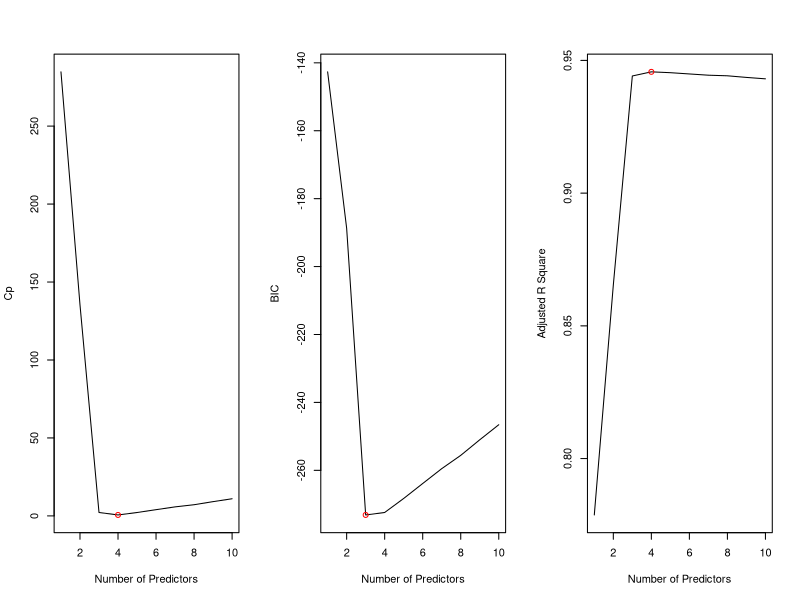
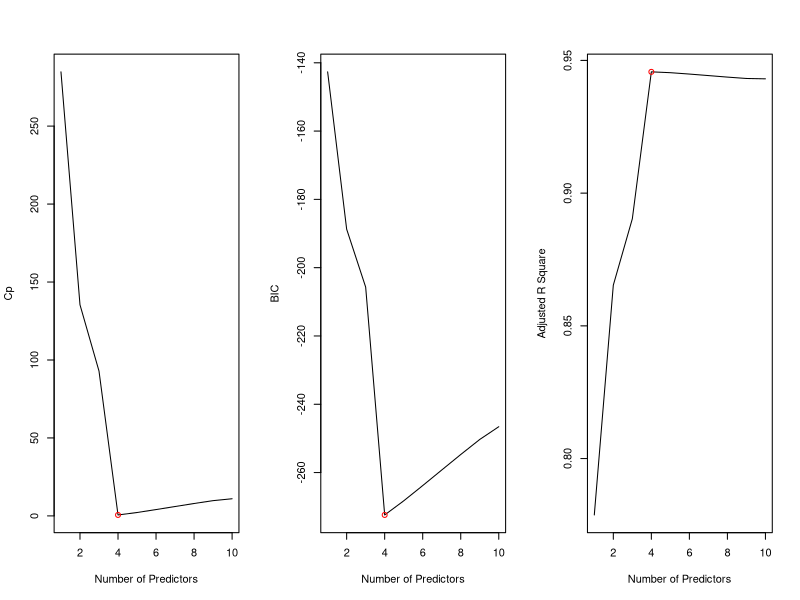
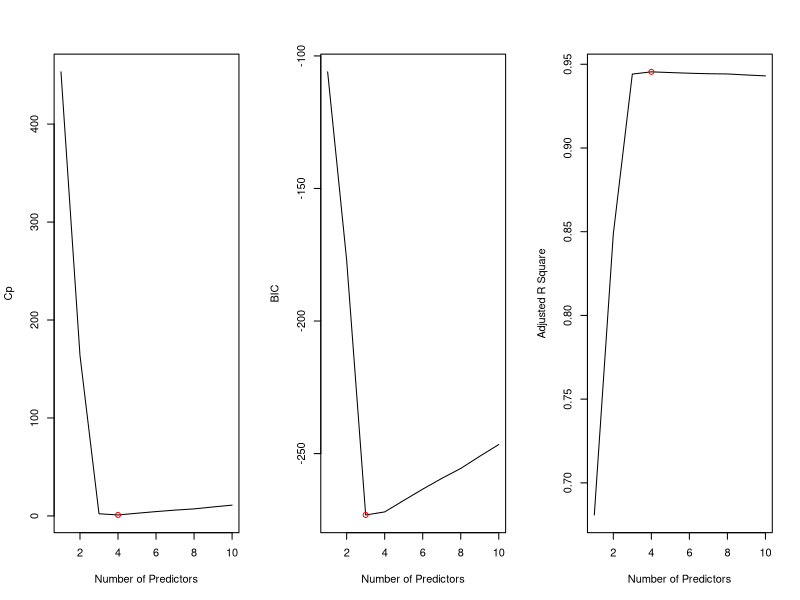
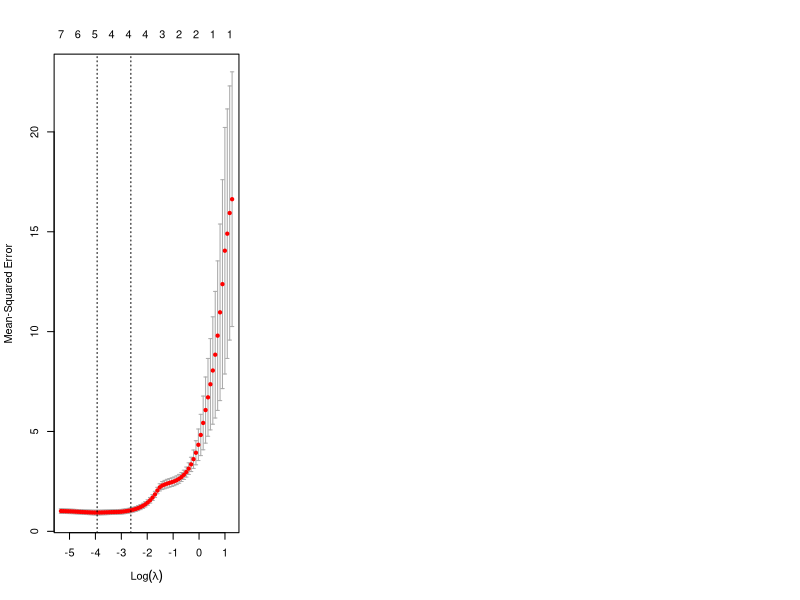
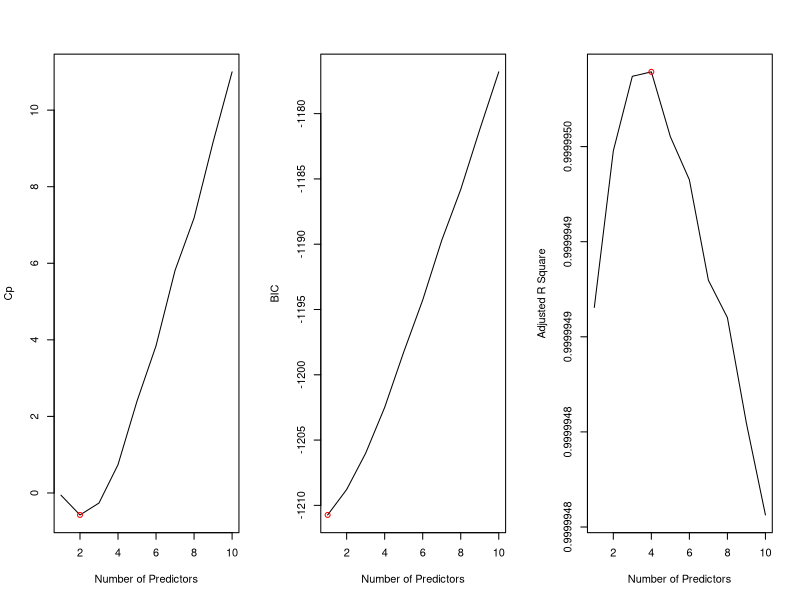

Write the R code that produced these figures, in order.
## ---- chunk 1
knitr::opts_chunk$set(echo = TRUE)
## ---- chunk 2
set.seed(1)
x <- rnorm(100)
eps <- rnorm(100)
## ---- chunk 3
b0 <- 2
b1 <- 3
b2 <- -1
b3 <- -2
y <- b0 + b1 * x + b2 * x^2 + b3 * x^3 + eps
## ---- chunk 4
library(leaps)
library(tidyverse)

data <- data.frame(y = y, x = x)
fit <- regsubsets(y ~ x + I(x^2) + I(x^3) + I(x^4) + I(x^5) + I(x^6) + I(x^7) + I(x^8) + I(x^9) + I(x^10), data = data, nvmax = 10)

fit.summary <- summary(fit)

par(mfrow=c(1,3))
plot(1:10, fit.summary$cp, xlab="Number of Predictors", ylab="Cp", type="l")
cp.min=min(fit.summary$cp)
points(c(1:10)[fit.summary$cp==cp.min], cp.min, pch=1, col="red")
plot(1:10, fit.summary$bic, xlab="Number of Predictors", ylab="BIC", type="l")
bic.min=min(fit.summary$bic)
points(c(1:10)[fit.summary$bic==bic.min], bic.min, pch=1, col="red")
plot(1:10, fit.summary$adjr2,xlab="Number of Predictors", ylab="Adjusted R Square", type="l")
adjr2.max=max(fit.summary$adjr2)
points(c(1:10)[fit.summary$adjr2==adjr2.max], adjr2.max, pch=1, col="red")
## ---- chunk 5
##forward stepwise
fit.frd <- regsubsets(y ~ x + I(x^2) + I(x^3) + I(x^4) + I(x^5) + I(x^6) + I(x^7) + I(x^8) + I(x^9) + I(x^10), data = data, nvmax = 19, method="forward")
fit.summary <- summary(fit.frd)
par(mfrow=c(1,3))
plot(1:10, fit.summary$cp, xlab="Number of Predictors", ylab="Cp", type="l")
cp.min=min(fit.summary$cp)
points(c(1:10)[fit.summary$cp==cp.min], cp.min, pch=1, col="red")
plot(1:10, fit.summary$bic, xlab="Number of Predictors", ylab="BIC", type="l")
bic.min=min(fit.summary$bic)
points(c(1:10)[fit.summary$bic==bic.min], bic.min, pch=1, col="red")
plot(1:10, fit.summary$adjr2,xlab="Number of Predictors", ylab="Adjusted R Square", type="l")
adjr2.max=max(fit.summary$adjr2)
points(c(1:10)[fit.summary$adjr2==adjr2.max], adjr2.max, pch=1, col="red")

fit.summary
## ---- chunk 6
##backward stepwise
fit.bwd <- regsubsets(y ~ x + I(x^2) + I(x^3) + I(x^4) + I(x^5) + I(x^6) + I(x^7) + I(x^8) + I(x^9) + I(x^10), data = data, nvmax = 19, method="backward")
fit.summary <- summary(fit.bwd)
par(mfrow=c(1,3))
plot(1:10, fit.summary$cp, xlab="Number of Predictors", ylab="Cp", type="l")
cp.min=min(fit.summary$cp)
points(c(1:10)[fit.summary$cp==cp.min], cp.min, pch=1, col="red")
plot(1:10, fit.summary$bic, xlab="Number of Predictors", ylab="BIC", type="l")
bic.min=min(fit.summary$bic)
points(c(1:10)[fit.summary$bic==bic.min], bic.min, pch=1, col="red")
plot(1:10, fit.summary$adjr2,xlab="Number of Predictors", ylab="Adjusted R Square", type="l")
adjr2.max=max(fit.summary$adjr2)
points(c(1:10)[fit.summary$adjr2==adjr2.max], adjr2.max, pch=1, col="red")

fit.summary
## ---- chunk 7
library(glmnet)
x=cbind(x,x^2,x^3,x^4,x^5,x^6,x^7,x^8,x^9,x^10)
y=y

##Cross-validation
lasso.cv = cv.glmnet(x,y, alpha=1)
lasso.cv$lambda.min
lasso.cv$lambda.1se
plot(lasso.cv)

### Refit the model
lasso.mod=glmnet(x,y,alpha=1, lambda=lasso.cv$lambda.min)
coef(lasso.mod)[,1]

lasso.cv$lambda.min
lasso.cv$lambda.1se
coef(lasso.mod)[,1]
## ---- chunk 8
set.seed(1)
x <- rnorm(100)
eps <- rnorm(100)
b7 <- 7
y <- b0 + b7 * x^7 + eps

data.full <- data.frame(y = y, x = x)
fit.best <- regsubsets(y ~ x + I(x^2) + I(x^3) + I(x^4) + I(x^5) + I(x^6) + I(x^7) + I(x^8) + I(x^9) + I(x^10), data = data.full, nvmax = 10)
fit.summary <- summary(fit.best)
par(mfrow=c(1,3))
plot(1:10, fit.summary$cp, xlab="Number of Predictors", ylab="Cp", type="l")
cp.min=min(fit.summary$cp)
points(c(1:10)[fit.summary$cp==cp.min], cp.min, pch=1, col="red")
plot(1:10, fit.summary$bic, xlab="Number of Predictors", ylab="BIC", type="l")
bic.min=min(fit.summary$bic)
points(c(1:10)[fit.summary$bic==bic.min], bic.min, pch=1, col="red")
plot(1:10, fit.summary$adjr2,xlab="Number of Predictors", ylab="Adjusted R Square", type="l")
adjr2.max=max(fit.summary$adjr2)
points(c(1:10)[fit.summary$adjr2==adjr2.max], adjr2.max, pch=1, col="red")

coef(fit.best, 1)
#best subset selection with BIC picks the best 1-variable model Y= 1.95894+7.00077X^7

## ---- chunk 9
#lasso
xmat <- model.matrix(y ~ x + I(x^2) + I(x^3) + I(x^4) + I(x^5) + I(x^6) + I(x^7) + I(x^8) + I(x^9) + I(x^10), data = data.full)[, -1]
cv.lasso <- cv.glmnet(xmat, y, alpha = 1)
bestlam <- cv.lasso$lambda.min
bestlam
fit.lasso <- glmnet(xmat, y, alpha = 1)
predict(fit.lasso, s = bestlam, type = "coefficients")[1:11, ]
#the LASSO picks the best 1-variable model with Y=2.820215+6.796694 X^7
